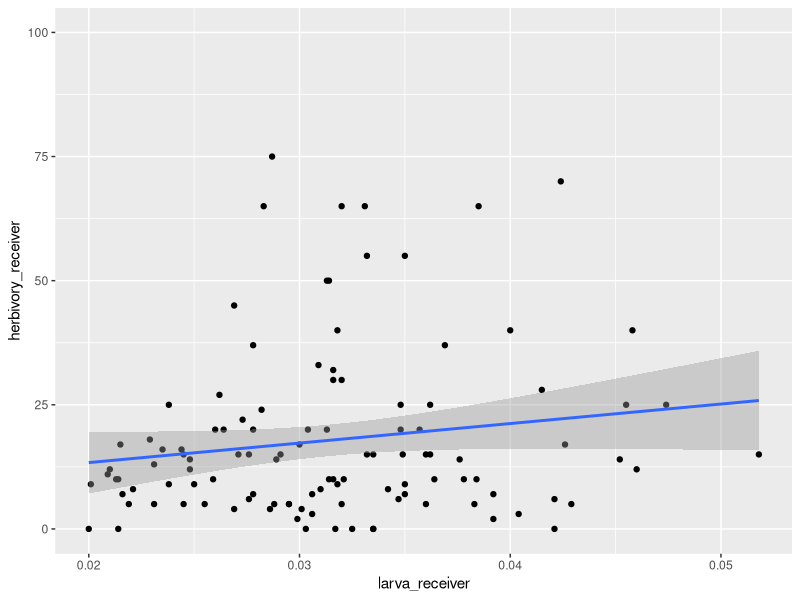
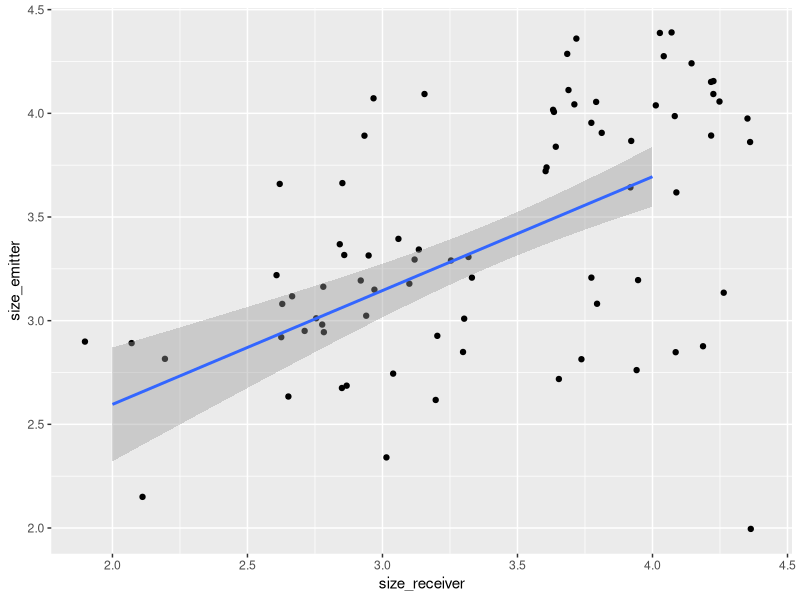

The R source for these figures, in order:

### Arabidopsis and VOCs: creating a unique dataset for ROEDER

# Packages needed

library(readxl)
library(dplyr)
library(ggpubr)
library(openxlsx)
library(tidyverse)


# Load data

codes <- read_excel("data/sample_codes.xlsx")
voc <- read_excel("data/arabidopsis_volatiles.xlsx")
herbivory <- read_excel("data/arabidopsis_herbivory.xlsx")[,1:8]
#herbivory$genopop <- paste0(herbivory$population, herbivory$genotype) #add a combination of population and genotype
herbivory$genotype <- as.numeric(herbivory$genotype)
herbivory$treatment <- factor(herbivory$treatment, levels = c("o", "h"))

soil <- cbind(codes[153:156, 2], voc[153:156,])
colnames(soil)[3:19] <- paste(rep("voc", 17), 1:17, sep = "")
soil <- soil[,-2]
write.xlsx(soil, file = "data/soil_samples.xlsx")
codes <- codes[-c(153:156),]
voc <- voc[-c(153:156),]


control <- herbivory[which(herbivory$treatment == "o"),]
control$type <- "E"
control$plant_size <- NA
control$herbivory <- 0

herbivory <- rbind(herbivory, control); rm(control)

herbivory$code <-  paste0(herbivory$population,
                          herbivory$genotype,
                          herbivory$treatment,
                          herbivory$type,
                          herbivory$n)

herbivory <- herbivory %>% arrange(population, treatment, genotype, type, .by_group = FALSE)

errors <- which(!1:156 %in% which(codes$code %in% herbivory$code))

codes$code[errors]




#trying to reorder dataset

B <- herbivory[which(herbivory$population == "B"),]

BR <- B[which(B$type == "R"),]
BE <- B[which(B$type == "E"),]

#back to the code without R or E
BR$code <- gsub("R", "", BR$code)
BE$code <- gsub("E", "", BE$code)

#check
pos <- NULL
for (i in 1:nrow(BR)){
  if (BR$code[i] != BE$code[i]){
    pos <- c(pos, i)
  }
}

#merge
B_herbivory <- cbind(BE[,-c(5)], BR[, 7:8])
colnames(B_herbivory) <- c("code", "population", "genotype", "treatment", "n", "size_emitter", "herbivory_emitter", "size_receiver", "herbivory_receiver")





C <- herbivory[which(herbivory$population == "C"),]

CR <- C[which(C$type == "R"),]
CE <- C[which(C$type == "E"),]

#back to the code without R or E
CR$code <- gsub("R", "", CR$code)
CE$code <- gsub("E", "", CE$code)

#check
pos <- NULL
for (i in 1:nrow(CR)){
  if (CR$code[i] != CE$code[i]){
    pos <- c(pos, i)
  }
}

#merge
C_herbivory <- cbind(CE[,-c(5)], CR[, 7:8])
colnames(C_herbivory) <- c("code", "population", "genotype", "treatment", "n", "size_emitter", "herbivory_emitter", "size_receiver", "herbivory_receiver")

herb <- rbind(B_herbivory, C_herbivory)

codigos <- codes

codes$code <- gsub("E", "", codes$code)

codes$code[which(!codes$code %in% herb$code)]


voc_empty <- data.frame(matrix(NA, nrow = nrow(herb), ncol = ncol(voc) - 1))
colnames(voc_empty) <- colnames(voc[, -1])

pos <- NULL
for (i in 1:nrow(herb)){
  if (is.na(match(herb$code[i], codes$code))){
    pos <- c(pos, i)
  } else {
    voc_empty[i,] <- voc[match(herb$code[i], codes$code), -1]
  }
}

herb <- cbind(herb, voc_empty)

herb$code[pos]




#caterpillars

larvae <- read.table("data/caterpillars.txt", header = TRUE) # Spodoptera littoralis
larvae$type <- NA

larvae$type[grep("E", larvae$plant)] <- "E"
larvae$type[grep("R", larvae$plant)] <- "R"

larvae$plant <- gsub("E", "", larvae$plant)
larvae$plant <- gsub("R", "", larvae$plant)
larvae$plant <- gsub("H", "h", larvae$plant)
larvae$plant <- gsub("O", "o", larvae$plant)

a <- as.data.frame(str_split(larvae$plant, pattern = "", simplify = TRUE))

for (i in 1:nrow(larvae)){
  if (!"h" %in% a[i,]){
    if (a[i,5] != ""){
      a[i, 4] <- "o"
      larvae$plant[i] <- paste(apply(a[i, 1:5, drop = FALSE], 1, as.character), collapse = "")
    } else {
      if (a[i,5] == ""){
        if (a[i, 3] == 0){
          a[i, 3] <- "o"
          larvae$plant[i] <- paste(apply(a[i, 1:4, drop = FALSE], 1, as.character), collapse = "")
        }
      }
    }
  }
}

emi <- larvae[which(larvae$type == "E"),]; row.names(emi) <- NULL
rec <- larvae[which(larvae$type == "R"),]; row.names(rec) <- NULL

which(!emi$plant %in% herb$code)
which(!rec$plant %in% herb$code)

herb$larva_emitter <- NA
herb$larva_receiver <- NA

herb$larva_emitter <- emi$weight[match(herb$code, emi$plant)]
herb$larva_receiver <- rec$weight[match(herb$code, rec$plant)]

df <- herb[, c(1:5, 28, 6:7, 29, 8:27)]
df1 <- df[which(df$treatment == "o"),]


ggplot(df, aes(x = larva_receiver, y = herbivory_receiver)) +
  geom_point() + geom_smooth(method = "lm")

larva <- c(df$larva_emitter, df$larva_receiver)
damage <- c(df$herbivory_emitter, df$herbivory_receiver)

summary(glm(larva ~ damage))


int <- 3.069e-02
dam <- 7.716e-05

df1 <- df

for (i in 1:nrow(df1)){
  if (is.na(df1$larva_receiver[i])){
    df1$larva_receiver[i] <- (int + runif(1, 0, 7.397e-04)) + ((dam + runif(1, 0, 2.862e-05)) * df1$herbivory_receiver[i])
  }
}

summary(df1$larva_receiver)

colnames(df1)[12:28] <- paste(rep("voc", 17), 1:17, sep = "")

df1$larva_receiver <- round(df1$larva_receiver, 4)

df1$larva_emitter[which(is.na(df1$larva_emitter))] <- 0




summary(lm(size_emitter ~ size_receiver, data = df1))

ggplot(df1, aes(x = size_receiver, y = size_emitter)) +
  geom_point(position = "jitter") + geom_smooth(method = "lm")

df <- df1

int <- 1.49811
sz <- 0.54906

for (i in 1:nrow(df1)){
  if (is.na(df1$size_emitter[i])){
    df1$size_emitter[i] <- round((int + runif(1, 0, 0.30938)) + ((sz + runif(1, 0, 0.08874)) * df1$size_receiver[i]))
  }
}

summary(df1$size_emitter)


anova(lm(size_emitter ~ size_receiver, data = df1))


mean(df1$size_emitter)
mean(df1$size_receiver)
sd(df1$size_emitter)
sd(df1$size_receiver)



write.xlsx(df1, file = "data/arabidopsis.xlsx")
